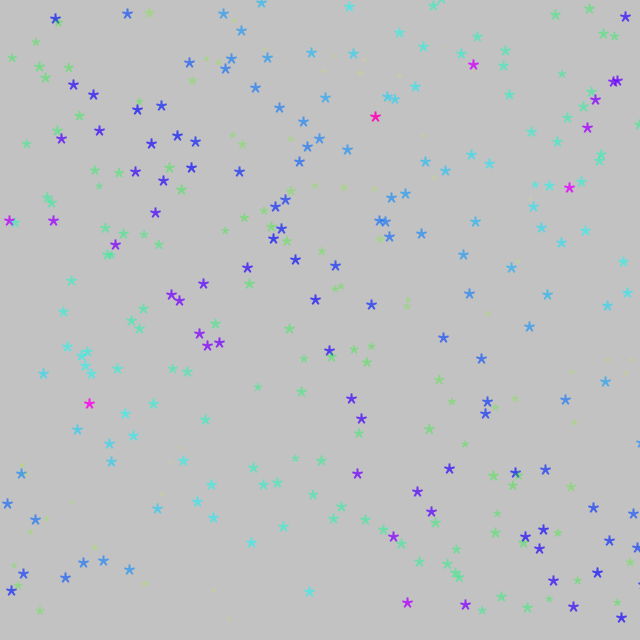
Frame 1 (no input)
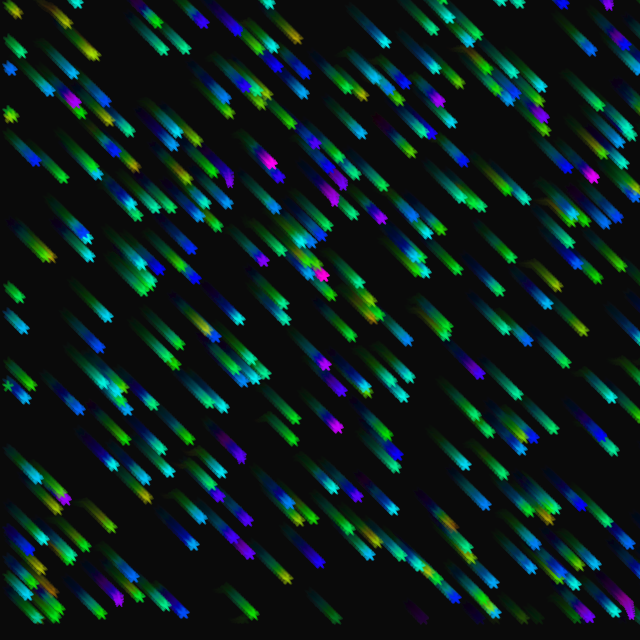
Frame 60 (the mouse pressed at the canvas centre just before this capture)
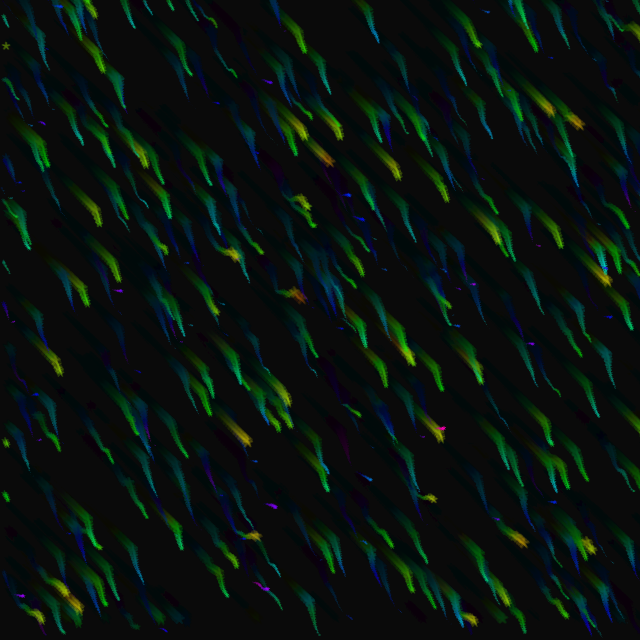
Frame 120 (the mouse held since frame 60 and released just before this capture)

The Processing sketch that drew these frames (run headless with seeded random() and noise(); from frame 60 on, the mouse is pressed at the canvas centre):

// Processing sketch: day235
// ── day235.pde
float t,n;
void setup(){size(640,640);colorMode(3,1);}
void draw(){fill(0,.05);square(-1,-1,642);for(int i=0,w=640;i<w;i+=2){fill(n=noise(t+i),1,1,n);textSize(min(1,abs(tan(noise(i+t-n)+t+n)))*36);text("*",(i+t*36)%w,(i+w*3*noise(i)+t*36)%w);}t+=PI/180;}
